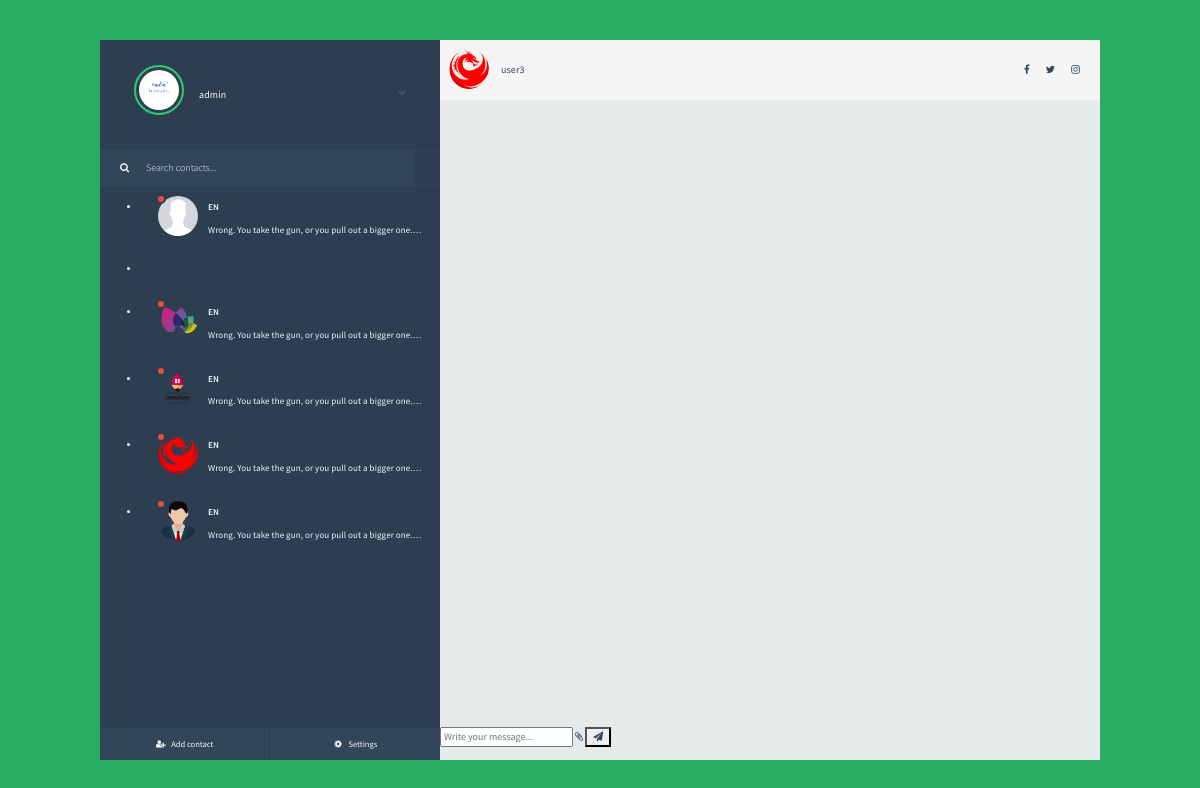
The app's page /en/chat/admin_user3/ (signed in) with its own data.
### users/models.py (models this page shows, shortened)
class ProfileUser(AbstractBaseUser, PermissionsMixin):
    email = models.EmailField(_('email address'), unique=True)
    user_name = models.CharField(max_length=150, unique=True)
    first_name = models.CharField(max_length=150, blank=True)
    avatar = models.ImageField(default='download.jpeg' ,null=True, blank=True)
    start_date = models.DateTimeField(default=timezone.now)
    about = models.TextField(_(
        'about'), max_length=500, blank=True)
    is_staff = models.BooleanField(default=False)
    is_active = models.BooleanField(default=True)
    is_superuser = models.BooleanField(default=False)
    objects = CustomAccountManager()
    USERNAME_FIELD = 'email'
    REQUIRED_FIELDS = ['user_name', 'first_name']

### chat/models.py (models this page shows, shortened)
class Contact(models.Model):
    user = models.ForeignKey(User, related_name='friends', on_delete=models.CASCADE)
    friends = models.ManyToManyField('self', blank=True)

### chat/views.py (the view)
# urls.py: path('<str:room_name>/', views.room, name='room'),
@login_required
def room(request, room_name):
    code = create_room_name()
    user = User.objects.get(user_name=request.user.user_name)
    contact = Contact.objects.get(user=user)
    rooms = contact.rooms.order_by('-created').all()
    room = Room.objects.get(room_name=room_name)
    parts = room.speakers.all()
    try:
        room = Room.objects.get(room_name=room_name)
        parts = room.speakers.all()
        valid = False
        for part in parts:
            if part.user == request.user:
                valid = True
            else:
                participant = part.user
                if valid:
                    break
                valid = False
    except ObjectDoesNotExist:
        valid = False
    return render(request, 'chat/room.html', {
        'rooms': rooms,
        'User': user,
        'room_name': room_name,
        'valid': valid,
        'participant': participant,
        'username': request.user.user_name,
    })

### chat/views.py (called while the page is built)
def create_room_name():
    return ''.join(random.choices(string.ascii_lowercase + string.digits, k=30))

### templates/chat/room.html (shortened to what this page needs)
<!DOCTYPE html>
{% load static %}
<html class=''>
<head>
<link href="//maxcdn.bootstrapcdn.com/bootstrap/4.0.0/css/bootstrap.min.css" rel="stylesheet" id="bootstrap-css">
<link href="//netdna.bootstrapcdn.com/bootstrap/3.0.0/css/bootstrap.min.css" rel="stylesheet" id="bootstrap-css">
<link rel='stylesheet prefetch' href='https://cdnjs.cloudflare.com/ajax/libs/meyer-reset/2.0/reset.min.css'>
<link rel='stylesheet prefetch' href='https://cdnjs.cloudflare.com/ajax/libs/font-awesome/4.6.2/css/font-awesome.min.css'>
<link rel="stylesheet" href="{% static 'style.css' %}">
</head>
<body>
	{% if valid %}
<div id="frame">
	<div id="sidepanel">
		<div id="profile">
			<div class="wrap">
				<img id="profile-img" src="{{ User.avatar.url }}" class="online" alt="" />
				<p>{{username}}</p>
				<i class="fa fa-chevron-down expand-button" aria-hidden="true"></i>
				<div id="expanded">
						 <br>
								<br>
							<br>
				</div>
			</div>
		</div>
		<div id="search">
			<label for=""><i class="fa fa-search" aria-hidden="true"></i></label>
			<input type="text" placeholder="Search contacts..." />
		</div>
		<div id="contacts">
			<ul>
				{% for room in rooms %}
				<li id="{{room.room_name}}" class="contact">
					{% for part in room.speakers.all%}
						{% if part.user != User %}
						  <a href="{% url 'chat:room' room.room_name %}" style="color: aliceblue;">
							<div class="wrap">
								<span class="contact-status busy"></span>
								<img src="{{part.user.avatar.url}}" alt="" />
								<div class="meta">
									<p onclick="activeToggle('{{room.room_name}}')"  id="room" class="name">{{part.user.first_name}}</p>
									<p class="preview">Wrong. You take the gun, or you pull out a bigger one. Or, you call their bluff. Or, you do any one of a hundred and forty six other things.</p>
								</div>
							</div>
                         </a>
					   {%endif%}
					{%endfor%}
				</li>
				{% endfor %}
			</ul>
		</div>
		<div id="bottom-bar">
			<button id="addcontact"><i class="fa fa-user-plus fa-fw" aria-hidden="true"></i> <span>Add contact</span></button>
			<button id="settings"><i class="fa fa-cog fa-fw" aria-hidden="true"></i> <span>Settings</span></button>
		</div>
	</div>
	<div class="content">
		<div class="contact-profile">
			<img src="{{participant.avatar.url}}" alt="" />
			<p>{{participant.user_name}}</p>
			<div class="social-media">
				<i class="fa fa-facebook" aria-hidden="true"></i>
				<i class="fa fa-twitter" aria-hidden="true"></i>
				 <i class="fa fa-instagram" aria-hidden="true"></i>
			</div>
		</div>
		<div class="messages">
		</div>
			<input id="chat-message-input" type="text" placeholder="Write your message...">
			<i class="fa fa-paperclip attachment" aria-hidden="true"></i>
			<button id="chat-message-submit" class="submit">
				<i class="fa fa-paper-plane" aria-hidden="true"></i>
			</button>
	</div>
</div>
{% else %}
<p class="preview">Invalid URL. Not Found 404</p>
{% endif %}
</body>
</html>

### records on screen
ProfileUser: avatar (picture), user_name "admin"
Contact: user.avatar (picture), user.first_name "EN"
Contact: user.avatar (picture), user.first_name "EN"
Contact: user.avatar (picture), user.first_name "EN"
Contact: user.avatar (picture), user.first_name "EN"
Contact: user.avatar (picture), user.first_name "EN"
ProfileUser: avatar (picture), user_name "user3"
